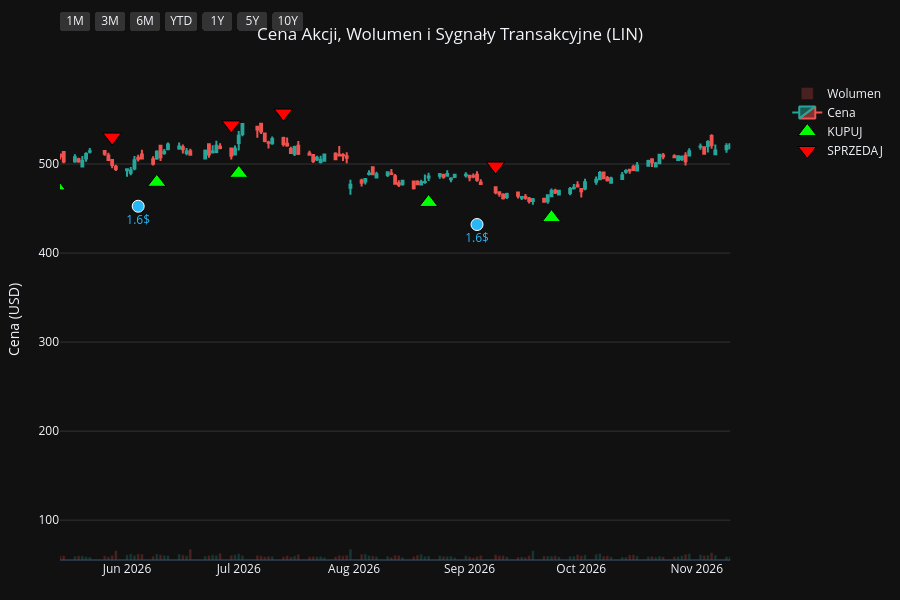
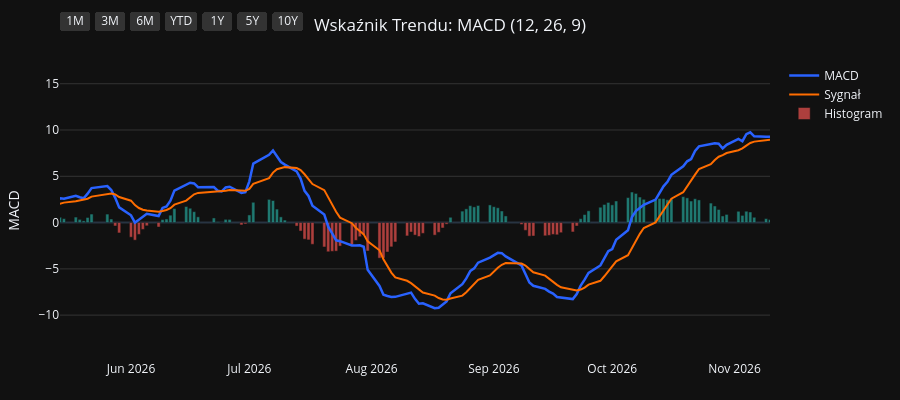
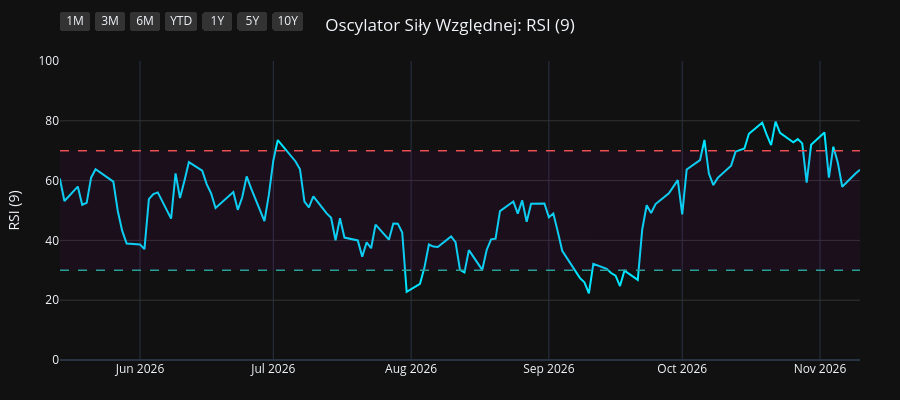
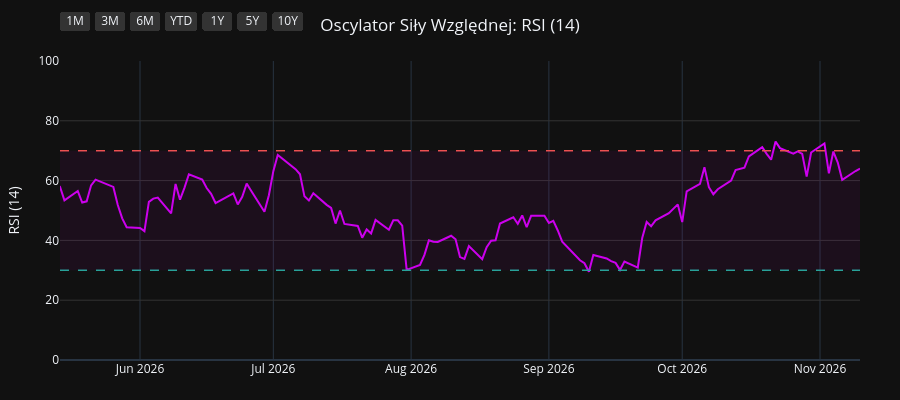

These figures' notebook cell, in order:
### Code cell
import os
import yfinance as yf
import pandas as pd
import pandas_ta as ta
import plotly.graph_objects as go
from plotly.subplots import make_subplots

# 1. Pobranie i przygotowanie danych
symbol = os.environ.get("STOCK_TICKER", "").strip().upper()
if not symbol:
    raise RuntimeError("Set STOCK_TICKER before running price_extractor.ipynb")
df = yf.Ticker(symbol).history(period="10y")
df.index = df.index.tz_localize(None)

# Wskaźniki i sygnały
df.ta.macd(fast=12, slow=26, signal=9, append=True)
df.ta.rsi(length=9, append=True)
df.ta.rsi(length=14, append=True)
df.ta.rsi(length=21, append=True)
df.dropna(inplace=True)

macd = df['MACD_12_26_9']
signal = df['MACDs_12_26_9']
wczorajszy_macd = macd.shift(1)
wczorajszy_signal = signal.shift(1)

df['Decyzja'] = 'BRAK'
df.loc[(macd > signal) & (wczorajszy_macd <= wczorajszy_signal), 'Decyzja'] = 'KUPUJ'
df.loc[(macd < signal) & (wczorajszy_macd >= wczorajszy_signal), 'Decyzja'] = 'SPRZEDAJ'

df_kupuj = df[df['Decyzja'] == 'KUPUJ']
df_sprzedaj = df[df['Decyzja'] == 'SPRZEDAJ']
df_dywidendy = df[df['Dividends'] > 0]
df_splity = df[df['Stock Splits'] > 0]

# Wspólna konfiguracja osi X
konfiguracja_osi_x = dict(
    type="date",
    showspikes=True, spikemode="across", spikesnap="cursor", spikedash="dot", spikecolor="#ffffff", spikethickness=1, hoverformat="%Y-%m-%d",
    rangeselector=dict(
        buttons=list([
            dict(count=1, label="1M", step="month", stepmode="backward"),
            dict(count=3, label="3M", step="month", stepmode="backward"),
            dict(count=6, label="6M", step="month", stepmode="backward"),
            dict(count=1, label="YTD", step="year", stepmode="todate"),
            dict(count=1, label="1Y", step="year", stepmode="backward"),
            dict(count=5, label="5Y", step="year", stepmode="backward"),
            dict(step="all", label="10Y")
        ]),
        bgcolor="#333333", activecolor="#2962ff", x=0, y=1.1
    )
)

# ==========================================
# WYKRES 1: CENA + WOLUMEN + SYGNAŁY
# ==========================================
fig1 = make_subplots(specs=[[{"secondary_y": True}]])

kolory_wolumenu = ['#26a69a' if row['Close'] >= row['Open'] else '#ef5350' for index, row in df.iterrows()]
fig1.add_trace(go.Bar(x=df.index, y=df['Volume'], marker_color=kolory_wolumenu, opacity=0.25, name='Wolumen'), secondary_y=True)
fig1.add_trace(go.Candlestick(x=df.index, open=df['Open'], high=df['High'], low=df['Low'], close=df['Close'], name='Cena', increasing_line_color='#26a69a', decreasing_line_color='#ef5350'), secondary_y=False)
fig1.add_trace(go.Scatter(x=df_kupuj.index, y=df_kupuj['Low'] * 0.95, customdata=df_kupuj[['Low', 'High']], mode='markers', marker=dict(symbol='triangle-up', size=16, color='#00ff00', line=dict(width=1, color='black')), name='KUPUJ', hovertemplate='KUPUJ<br>Najniższa: %{customdata[0]:.2f}<br>Najwyższa: %{customdata[1]:.2f}<extra></extra>'), secondary_y=False)
fig1.add_trace(go.Scatter(x=df_sprzedaj.index, y=df_sprzedaj['High'] * 1.05, customdata=df_sprzedaj[['Low', 'High']], mode='markers', marker=dict(symbol='triangle-down', size=16, color='#ff0000', line=dict(width=1, color='black')), name='SPRZEDAJ', hovertemplate='SPRZEDAJ<br>Najniższa: %{customdata[0]:.2f}<br>Najwyższa: %{customdata[1]:.2f}<extra></extra>'), secondary_y=False)

if not df_dywidendy.empty:
    fig1.add_trace(go.Scatter(x=df_dywidendy.index, y=df_dywidendy['Low'] * 0.90, mode='markers+text', marker=dict(symbol='circle', size=12, color='#29b6f6', line=dict(width=1, color='white')), text=df_dywidendy['Dividends'].apply(lambda x: f"{x}$"), textposition="bottom center", name='Dywidenda', showlegend=False, hovertemplate='Dywidenda: %{text}<extra></extra>', textfont=dict(color="#29b6f6")), secondary_y=False)
if not df_splity.empty:
                    fig1.add_trace(go.Scatter(x=df_splity.index, y=df_splity['High'], mode='markers+text', marker=dict(symbol='star', size=16, color='#ffee58', line=dict(width=1, color='black')), text=df_splity['Stock Splits'].apply(lambda x: f"{x:g}:1" if x >= 1 else f"1:{1 / x:g}"), textposition="top center", name='Split', hovertemplate='%{text}<extra></extra>', textfont=dict(color="#ffee58")), secondary_y=False)

fig1.update_layout(title=dict(text=f"Cena Akcji, Wolumen i Sygnały Transakcyjne ({symbol})", x=0.5, xanchor='center'), dragmode='pan', xaxis_rangeslider_visible=False, template='plotly_dark', height=600, hovermode='x unified', margin=dict(l=60, r=40, t=60, b=40))
fig1.update_xaxes(**konfiguracja_osi_x)
fig1.update_xaxes(range=[df.index.max() - pd.Timedelta(days=180), df.index.max()])
fig1.update_yaxes(title_text="Cena (USD)", secondary_y=False, gridcolor='#333333')
fig1.update_yaxes(range=[0, df['Volume'].max() * 4], showgrid=False, showticklabels=False, secondary_y=True)
fig1.show(config={'scrollZoom': True})

# ==========================================
# WYKRES 2: WSKAŹNIK MACD
# ==========================================
fig2 = go.Figure()
fig2.add_trace(go.Scatter(x=df.index, y=df['MACD_12_26_9'], line=dict(color='#2962ff', width=2.5), name='MACD'))
fig2.add_trace(go.Scatter(x=df.index, y=df['MACDs_12_26_9'], line=dict(color='#ff6d00', width=2), name='Sygnał'))
kolory_macd = ['#26a69a' if val >= 0 else '#ef5350' for val in df['MACDh_12_26_9']]
fig2.add_trace(go.Bar(x=df.index, y=df['MACDh_12_26_9'], marker_color=kolory_macd, name='Histogram', opacity=0.7))
fig2.update_layout(title=dict(text="Wskaźnik Trendu: MACD (12, 26, 9)", x=0.5, xanchor='center'), dragmode='pan', xaxis_rangeslider_visible=False, template='plotly_dark', height=400, hovermode='x unified', margin=dict(l=60, r=40, t=60, b=40))
fig2.update_xaxes(**konfiguracja_osi_x)
fig2.update_xaxes(range=[df.index.max() - pd.Timedelta(days=180), df.index.max()])
fig2.update_yaxes(title_text="MACD", gridcolor='#333333')
fig2.show(config={'scrollZoom': True})

# ==========================================
# WYKRES 3: OSCYLATOR RSI (9)
# ==========================================
fig3 = go.Figure()
fig3.add_trace(go.Scatter(x=df.index, y=df['RSI_9'], line=dict(color='#00e5ff', width=2), name='RSI (9)'))
fig3.add_hline(y=70, line_dash="dash", line_color="#ef5350", line_width=1.5)
fig3.add_hline(y=30, line_dash="dash", line_color="#26a69a", line_width=1.5)
fig3.add_hrect(y0=30, y1=70, line_width=0, fillcolor="purple", opacity=0.1)
fig3.update_layout(title=dict(text="Oscylator Siły Względnej: RSI (9)", x=0.5, xanchor='center'), dragmode='pan', xaxis_rangeslider_visible=False, template='plotly_dark', height=400, hovermode='x unified', margin=dict(l=60, r=40, t=60, b=40))
fig3.update_xaxes(**konfiguracja_osi_x)
fig3.update_xaxes(range=[df.index.max() - pd.Timedelta(days=180), df.index.max()])
fig3.update_yaxes(title_text="RSI (9)", range=[0, 100], gridcolor='#333333')
fig3.show(config={'scrollZoom': True})

# ==========================================
# WYKRES 4: OSCYLATOR RSI (14)
# ==========================================
fig4 = go.Figure()
fig4.add_trace(go.Scatter(x=df.index, y=df['RSI_14'], line=dict(color='#d500f9', width=2), name='RSI (14)'))
fig4.add_hline(y=70, line_dash="dash", line_color="#ef5350", line_width=1.5)
fig4.add_hline(y=30, line_dash="dash", line_color="#26a69a", line_width=1.5)
fig4.add_hrect(y0=30, y1=70, line_width=0, fillcolor="purple", opacity=0.1)
fig4.update_layout(title=dict(text="Oscylator Siły Względnej: RSI (14)", x=0.5, xanchor='center'), dragmode='pan', xaxis_rangeslider_visible=False, template='plotly_dark', height=400, hovermode='x unified', margin=dict(l=60, r=40, t=60, b=40))
fig4.update_xaxes(**konfiguracja_osi_x)
fig4.update_xaxes(range=[df.index.max() - pd.Timedelta(days=180), df.index.max()])
fig4.update_yaxes(title_text="RSI (14)", range=[0, 100], gridcolor='#333333')
fig4.show(config={'scrollZoom': True})

# ==========================================
# WYKRES 5: OSCYLATOR RSI (21)
# ==========================================
fig5 = go.Figure()
fig5.add_trace(go.Scatter(x=df.index, y=df['RSI_21'], line=dict(color='#64dd17', width=2), name='RSI (21)'))
fig5.add_hline(y=70, line_dash="dash", line_color="#ef5350", line_width=1.5)
fig5.add_hline(y=30, line_dash="dash", line_color="#26a69a", line_width=1.5)
fig5.add_hrect(y0=30, y1=70, line_width=0, fillcolor="purple", opacity=0.1)
fig5.update_layout(title=dict(text="Oscylator Siły Względnej: RSI (21)", x=0.5, xanchor='center'), dragmode='pan', xaxis_rangeslider_visible=False, template='plotly_dark', height=400, hovermode='x unified', margin=dict(l=60, r=40, t=60, b=40))
fig5.update_xaxes(**konfiguracja_osi_x)
fig5.update_xaxes(range=[df.index.max() - pd.Timedelta(days=180), df.index.max()])
fig5.update_yaxes(title_text="RSI (21)", range=[0, 100], gridcolor='#333333')
fig5.show(config={'scrollZoom': True})

### Figure 1 — Plotly figure (JSON) as saved in the notebook; plotly's stock layout.template omitted (floating-point values rounded to 4 significant figures; data arrays with more than 128 entries replaced by an {"elided": "..."} marker saying what was removed)
{"data": [{"marker": {"color": {"elided": "2479 str values"}}, "name": "Wolumen", "opacity": 0.25, "type": "bar", "x": {"elided": "2479 str values"}, "xaxis": "x", "y": {"elided": "2479 int values"}, "yaxis": "y2"}, {"close": {"elided": "2479 float values"}, "decreasing": {"line": {"color": "#ef5350"}}, "high": {"elided": "2479 float values"}, "increasing": {"line": {"color": "#26a69a"}}, "low": {"elided": "2479 float values"}, "name": "Cena", "open": {"elided": "2479 float values"}, "type": "candlestick", "x": {"elided": "2479 str values"}, "xaxis": "x", "yaxis": "y"}, {"customdata": {"elided": "103x2 float values"}, "hovertemplate": "KUPUJ<br>Najniższa: %{customdata[0]:.2f}<br>Najwyższa: %{customdata[1]:.2f}<extra></extra>", "marker": {"color": "#00ff00", "line": {"color": "black", "width": 1}, "size": 16, "symbol": "triangle-up"}, "mode": "markers", "name": "KUPUJ", "type": "scatter", "x": ["2017-01-24T00:00:00", "2017-02-15T00:00:00", "2017-03-20T00:00:00", "2017-03-28T00:00:00", "2017-04-21T00:00:00", "2017-06-01T00:00:00", "2017-06-09T00:00:00", "2017-07-19T00:00:00", "2017-08-16T00:00:00", "2017-09-06T00:00:00", "2017-10-26T00:00:00", "2017-11-21T00:00:00", "2017-12-21T00:00:00", "2017-12-28T00:00:00", "2018-02-23T00:00:00", "2018-03-06T00:00:00", "2018-04-10T00:00:00", "2018-06-06T00:00:00", "2018-07-05T00:00:00", "2018-08-27T00:00:00", "2018-10-22T00:00:00", "2018-11-07T00:00:00", "2018-11-30T00:00:00", "2018-12-12T00:00:00", "2018-12-28T00:00:00", "2019-02-12T00:00:00", "2019-03-14T00:00:00", "2019-04-02T00:00:00", "2019-05-14T00:00:00", "2019-06-04T00:00:00", "2019-08-29T00:00:00", "2019-10-11T00:00:00", "2019-12-13T00:00:00", "2020-01-16T00:00:00", "2020-02-05T00:00:00", "2020-03-26T00:00:00", "2020-05-08T00:00:00", "2020-05-18T00:00:00", "2020-07-02T00:00:00", "2020-09-02T00:00:00", "2020-10-09T00:00:00", "2020-10-23T00:00:00", "2020-11-03T00:00:00", "2020-12-18T00:00:00", "2020-12-24T00:00:00", "2021-02-08T00:00:00", "2021-02-23T00:00:00", "2021-03-02T00:00:00", "2021-03-08T00:00:00", "2021-04-16T00:00:00", "2021-05-07T00:00:00", "2021-06-30T00:00:00", "2021-07-21T00:00:00", "2021-08-30T00:00:00", "2021-10-14T00:00:00", "2021-12-09T00:00:00", "2022-02-18T00:00:00", "2022-02-28T00:00:00", "2022-03-10T00:00:00", "2022-05-17T00:00:00", "2022-07-18T00:00:00", "2022-09-12T00:00:00", "2022-10-04T00:00:00", "2023-01-12T00:00:00", "2023-02-07T00:00:00", "2023-02-24T00:00:00", "2023-03-28T00:00:00", "2023-05-01T00:00:00", "2023-06-07T00:00:00", "2023-07-14T00:00:00", "2023-08-29T00:00:00", "2023-10-10T00:00:00", "2023-10-30T00:00:00", "2024-02-02T00:00:00", "2024-02-06T00:00:00", "2024-05-13T00:00:00", "2024-07-12T00:00:00", "2024-08-15T00:00:00", "2024-09-24T00:00:00", "2024-10-15T00:00:00", "2024-11-25T00:00:00", "2025-01-08T00:00:00", "2025-03-31T00:00:00", "2025-04-17T00:00:00", "2025-07-01T00:00:00", "2025-07-24T00:00:00", "2025-08-07T00:00:00", "2025-09-12T00:00:00", "2025-09-23T00:00:00", "2025-11-12T00:00:00", "2025-11-26T00:00:00", "2025-12-11T00:00:00", "2026-01-22T00:00:00", "2026-02-12T00:00:00", "2026-04-02T00:00:00", "2026-04-08T00:00:00", "2026-04-24T00:00:00", "2026-05-01T00:00:00", "2026-05-13T00:00:00", "2026-06-09T00:00:00", "2026-07-01T00:00:00", "2026-08-21T00:00:00", "2026-09-23T00:00:00"], "xaxis": "x", "y": [94.8, 94.56, 96.23, 96.03, 97.12, 107.7, 109.6, 109.9, 108.0, 107.2, 118.3, 124.4, 127.5, 127.5, 126.6, 126.6, 121.0, 132.3, 135.0, 132.2, 135.3, 138.4, 132.2, 134.4, 131.3, 138.8, 147.5, 150.5, 153.1, 158.9, 160.1, 165.3, 179.9, 182.8, 184.1, 146.3, 160.2, 162.8, 190.4, 223.6, 208.9, 204.5, 202.8, 222.6, 223.7, 224.4, 219.7, 222.1, 218.5, 254.4, 261.8, 254.8, 258.0, 278.4, 269.6, 294.4, 266.0, 256.5, 250.6, 281.7, 248.0, 262.1, 255.0, 294.7, 288.4, 291.8, 312.8, 336.0, 326.6, 343.1, 345.7, 342.9, 341.6, 370.7, 377.2, 398.9, 402.9, 416.5, 440.0, 441.6, 419.2, 384.5, 426.9, 418.8, 438.2, 432.1, 436.8, 449.1, 444.9, 398.3, 381.5, 371.5, 413.8, 441.7, 466.6, 455.7, 473.6, 473.8, 475.4, 479.5, 489.5, 456.8, 439.9], "yaxis": "y"}, {"customdata": {"elided": "102x2 float values"}, "hovertemplate": "SPRZEDAJ<br>Najniższa: %{customdata[0]:.2f}<br>Najwyższa: %{customdata[1]:.2f}<extra></extra>", "marker": {"color": "#ff0000", "line": {"color": "black", "width": 1}, "size": 16, "symbol": "triangle-down"}, "mode": "markers", "name": "SPRZEDAJ", "type": "scatter", "x": ["2017-02-03T00:00:00", "2017-03-10T00:00:00", "2017-03-21T00:00:00", "2017-04-13T00:00:00", "2017-05-18T00:00:00", "2017-06-07T00:00:00", "2017-06-15T00:00:00", "2017-07-27T00:00:00", "2017-09-05T00:00:00", "2017-10-10T00:00:00", "2017-11-10T00:00:00", "2017-12-04T00:00:00", "2017-12-26T00:00:00", "2018-01-22T00:00:00", "2018-02-28T00:00:00", "2018-03-19T00:00:00", "2018-05-24T00:00:00", "2018-06-18T00:00:00", "2018-07-23T00:00:00", "2018-10-09T00:00:00", "2018-11-02T00:00:00", "2018-11-09T00:00:00", "2018-12-07T00:00:00", "2018-12-20T00:00:00", "2019-02-11T00:00:00", "2019-03-04T00:00:00", "2019-03-22T00:00:00", "2019-04-15T00:00:00", "2019-05-30T00:00:00", "2019-06-24T00:00:00", "2019-10-02T00:00:00", "2019-11-22T00:00:00", "2020-01-02T00:00:00", "2020-01-23T00:00:00", "2020-02-24T00:00:00", "2020-05-05T00:00:00", "2020-05-13T00:00:00", "2020-06-12T00:00:00", "2020-07-30T00:00:00", "2020-09-03T00:00:00", "2020-10-15T00:00:00", "2020-10-26T00:00:00", "2020-12-02T00:00:00", "2020-12-22T00:00:00", "2021-01-15T00:00:00", "2021-02-17T00:00:00", "2021-02-26T00:00:00", "2021-03-03T00:00:00", "2021-04-14T00:00:00", "2021-04-19T00:00:00", "2021-05-19T00:00:00", "2021-07-19T00:00:00", "2021-08-26T00:00:00", "2021-08-31T00:00:00", "2021-11-17T00:00:00", "2022-01-06T00:00:00", "2022-02-23T00:00:00", "2022-03-01T00:00:00", "2022-04-08T00:00:00", "2022-06-10T00:00:00", "2022-08-22T00:00:00", "2022-09-20T00:00:00", "2022-11-29T00:00:00", "2023-02-06T00:00:00", "2023-02-16T00:00:00", "2023-03-10T00:00:00", "2023-04-26T00:00:00", "2023-05-02T00:00:00", "2023-07-05T00:00:00", "2023-08-03T00:00:00", "2023-09-20T00:00:00", "2023-10-19T00:00:00", "2023-12-01T00:00:00", "2024-02-05T00:00:00", "2024-03-18T00:00:00", "2024-07-01T00:00:00", "2024-08-06T00:00:00", "2024-09-06T00:00:00", "2024-10-01T00:00:00", "2024-10-24T00:00:00", "2024-12-09T00:00:00", "2025-02-21T00:00:00", "2025-04-04T00:00:00", "2025-06-13T00:00:00", "2025-07-11T00:00:00", "2025-07-30T00:00:00", "2025-09-02T00:00:00", "2025-09-16T00:00:00", "2025-09-24T00:00:00", "2025-11-24T00:00:00", "2025-12-08T00:00:00", "2026-01-20T00:00:00", "2026-02-06T00:00:00", "2026-03-05T00:00:00", "2026-04-07T00:00:00", "2026-04-15T00:00:00", "2026-04-30T00:00:00", "2026-05-04T00:00:00", "2026-05-28T00:00:00", "2026-06-29T00:00:00", "2026-07-13T00:00:00", "2026-09-08T00:00:00"], "xaxis": "x", "y": [105.5, 106.1, 107.0, 107.1, 115.9, 122.6, 122.5, 122.9, 118.7, 129.5, 135.6, 140.8, 141.0, 148.3, 141.7, 140.4, 146.8, 147.0, 152.7, 152.5, 150.7, 152.7, 147.6, 146.4, 151.3, 158.1, 162.6, 169.8, 173.4, 192.8, 176.7, 195.8, 204.6, 200.0, 202.6, 177.4, 175.1, 197.3, 234.0, 250.5, 223.0, 223.8, 249.4, 247.1, 254.2, 242.9, 240.9, 243.8, 279.2, 282.7, 288.9, 279.1, 307.0, 308.5, 328.2, 340.2, 292.5, 288.6, 317.8, 310.8, 295.2, 281.7, 334.3, 323.6, 327.7, 347.3, 367.4, 373.0, 376.7, 387.3, 392.8, 377.5, 420.7, 407.4, 483.9, 449.5, 460.2, 478.4, 488.8, 489.4, 462.5, 477.2, 483.8, 488.3, 485.0, 487.8, 492.8, 495.6, 499.1, 427.3, 415.3, 452.2, 476.2, 517.0, 522.1, 521.3, 529.6, 528.2, 530.2, 543.9, 557.2, 497.7], "yaxis": "y"}, {"hovertemplate": "Dywidenda: %{text}<extra></extra>", "marker": {"color": "#29b6f6", "line": {"color": "white", "width": 1}, "size": 12, "symbol": "circle"}, "mode": "markers+text", "name": "Dywidenda", "showlegend": false, "text": ["0.788$", "0.788$", "0.788$", "0.788$", "0.825$", "0.825$", "0.825$", "0.825$", "0.875$", "0.875$", "0.875$", "0.875$", "0.963$", "0.963$", "0.963$", "0.963$", "1.06$", "1.06$", "1.06$", "1.06$", "1.17$", "1.17$", "1.17$", "1.17$", "1.275$", "1.275$", "1.275$", "1.275$", "1.39$", "1.39$", "1.39$", "1.39$", "1.5$", "1.5$", "1.5$", "1.5$", "1.6$", "1.6$", "1.6$"], "textfont": {"color": "#29b6f6"}, "textposition": "bottom center", "type": "scatter", "x": ["2017-03-03T00:00:00", "2017-06-05T00:00:00", "2017-09-07T00:00:00", "2017-12-06T00:00:00", "2018-03-06T00:00:00", "2018-06-06T00:00:00", "2018-08-03T00:00:00", "2018-12-17T00:00:00", "2019-03-07T00:00:00", "2019-05-31T00:00:00", "2019-08-30T00:00:00", "2019-12-02T00:00:00", "2020-03-05T00:00:00", "2020-06-02T00:00:00", "2020-09-02T00:00:00", "2020-12-02T00:00:00", "2021-03-04T00:00:00", "2021-06-02T00:00:00", "2021-09-02T00:00:00", "2021-12-02T00:00:00", "2022-03-10T00:00:00", "2022-06-02T00:00:00", "2022-09-01T00:00:00", "2022-12-01T00:00:00", "2023-03-13T00:00:00", "2023-06-01T00:00:00", "2023-09-01T00:00:00", "2023-12-01T00:00:00", "2024-03-13T00:00:00", "2024-06-04T00:00:00", "2024-09-04T00:00:00", "2024-12-03T00:00:00", "2025-03-13T00:00:00", "2025-06-04T00:00:00", "2025-09-04T00:00:00", "2025-12-03T00:00:00", "2026-03-11T00:00:00", "2026-06-04T00:00:00", "2026-09-03T00:00:00"], "xaxis": "x", "y": [90.69, 103.5, 102.9, 118.1, 119.9, 125.4, 130.2, 124.9, 134.6, 145.8, 152.6, 163.4, 160.3, 168.8, 211.9, 208.6, 202.5, 250.9, 263.9, 269.5, 237.4, 274.6, 233.4, 285.3, 287.4, 304.9, 335.7, 356.2, 409.5, 374.7, 413.4, 401.5, 394.8, 415.1, 416.1, 361.8, 421.3, 452.6, 432.0], "yaxis": "y"}], "layout": {"dragmode": "pan", "height": 600, "hovermode": "x unified", "margin": {"b": 40, "l": 60, "r": 40, "t": 60}, "title": {"text": "Cena Akcji, Wolumen i Sygnały Transakcyjne (LIN)", "x": 0.5, "xanchor": "center"}, "xaxis": {"anchor": "y", "domain": [0.0, 0.94], "hoverformat": "%Y-%m-%d", "range": ["2026-05-14T00:00:00", "2026-11-10T00:00:00"], "rangeselector": {"activecolor": "#2962ff", "bgcolor": "#333333", "buttons": [{"count": 1, "label": "1M", "step": "month", "stepmode": "backward"}, {"count": 3, "label": "3M", "step": "month", "stepmode": "backward"}, {"count": 6, "label": "6M", "step": "month", "stepmode": "backward"}, {"count": 1, "label": "YTD", "step": "year", "stepmode": "todate"}, {"count": 1, "label": "1Y", "step": "year", "stepmode": "backward"}, {"count": 5, "label": "5Y", "step": "year", "stepmode": "backward"}, {"label": "10Y", "step": "all"}], "x": 0, "y": 1.1}, "rangeslider": {"visible": false}, "showspikes": true, "spikecolor": "#ffffff", "spikedash": "dot", "spikemode": "across", "spikesnap": "cursor", "spikethickness": 1, "type": "date"}, "yaxis": {"anchor": "x", "domain": [0.0, 1.0], "gridcolor": "#333333", "title": {"text": "Cena (USD)"}}, "yaxis2": {"anchor": "x", "overlaying": "y", "range": [0, 229502400], "showgrid": false, "showticklabels": false, "side": "right"}}}

### Figure 2 — Plotly figure (JSON) as saved in the notebook; plotly's stock layout.template omitted (floating-point values rounded to 4 significant figures; data arrays with more than 128 entries replaced by an {"elided": "..."} marker saying what was removed)
{"data": [{"line": {"color": "#2962ff", "width": 2.5}, "name": "MACD", "type": "scatter", "x": {"elided": "2479 str values"}, "y": {"elided": "2479 float values"}}, {"line": {"color": "#ff6d00", "width": 2}, "name": "Sygnał", "type": "scatter", "x": {"elided": "2479 str values"}, "y": {"elided": "2479 float values"}}, {"marker": {"color": {"elided": "2479 str values"}}, "name": "Histogram", "opacity": 0.7, "type": "bar", "x": {"elided": "2479 str values"}, "y": {"elided": "2479 float values"}}], "layout": {"dragmode": "pan", "height": 400, "hovermode": "x unified", "margin": {"b": 40, "l": 60, "r": 40, "t": 60}, "title": {"text": "Wskaźnik Trendu: MACD (12, 26, 9)", "x": 0.5, "xanchor": "center"}, "xaxis": {"hoverformat": "%Y-%m-%d", "range": ["2026-05-14T00:00:00", "2026-11-10T00:00:00"], "rangeselector": {"activecolor": "#2962ff", "bgcolor": "#333333", "buttons": [{"count": 1, "label": "1M", "step": "month", "stepmode": "backward"}, {"count": 3, "label": "3M", "step": "month", "stepmode": "backward"}, {"count": 6, "label": "6M", "step": "month", "stepmode": "backward"}, {"count": 1, "label": "YTD", "step": "year", "stepmode": "todate"}, {"count": 1, "label": "1Y", "step": "year", "stepmode": "backward"}, {"count": 5, "label": "5Y", "step": "year", "stepmode": "backward"}, {"label": "10Y", "step": "all"}], "x": 0, "y": 1.1}, "rangeslider": {"visible": false}, "showspikes": true, "spikecolor": "#ffffff", "spikedash": "dot", "spikemode": "across", "spikesnap": "cursor", "spikethickness": 1, "type": "date"}, "yaxis": {"gridcolor": "#333333", "title": {"text": "MACD"}}}}

### Figure 3 — Plotly figure (JSON) as saved in the notebook; plotly's stock layout.template omitted (floating-point values rounded to 4 significant figures; data arrays with more than 128 entries replaced by an {"elided": "..."} marker saying what was removed)
{"data": [{"line": {"color": "#00e5ff", "width": 2}, "name": "RSI (9)", "type": "scatter", "x": {"elided": "2479 str values"}, "y": {"elided": "2479 float values"}}], "layout": {"dragmode": "pan", "height": 400, "hovermode": "x unified", "margin": {"b": 40, "l": 60, "r": 40, "t": 60}, "shapes": [{"line": {"color": "#ef5350", "dash": "dash", "width": 1.5}, "type": "line", "x0": 0, "x1": 1, "xref": "x domain", "y0": 70, "y1": 70, "yref": "y"}, {"line": {"color": "#26a69a", "dash": "dash", "width": 1.5}, "type": "line", "x0": 0, "x1": 1, "xref": "x domain", "y0": 30, "y1": 30, "yref": "y"}, {"fillcolor": "purple", "line": {"width": 0}, "opacity": 0.1, "type": "rect", "x0": 0, "x1": 1, "xref": "x domain", "y0": 30, "y1": 70, "yref": "y"}], "title": {"text": "Oscylator Siły Względnej: RSI (9)", "x": 0.5, "xanchor": "center"}, "xaxis": {"hoverformat": "%Y-%m-%d", "range": ["2026-05-14T00:00:00", "2026-11-10T00:00:00"], "rangeselector": {"activecolor": "#2962ff", "bgcolor": "#333333", "buttons": [{"count": 1, "label": "1M", "step": "month", "stepmode": "backward"}, {"count": 3, "label": "3M", "step": "month", "stepmode": "backward"}, {"count": 6, "label": "6M", "step": "month", "stepmode": "backward"}, {"count": 1, "label": "YTD", "step": "year", "stepmode": "todate"}, {"count": 1, "label": "1Y", "step": "year", "stepmode": "backward"}, {"count": 5, "label": "5Y", "step": "year", "stepmode": "backward"}, {"label": "10Y", "step": "all"}], "x": 0, "y": 1.1}, "rangeslider": {"visible": false}, "showspikes": true, "spikecolor": "#ffffff", "spikedash": "dot", "spikemode": "across", "spikesnap": "cursor", "spikethickness": 1, "type": "date"}, "yaxis": {"gridcolor": "#333333", "range": [0, 100], "title": {"text": "RSI (9)"}}}}

### Figure 4 — Plotly figure (JSON) as saved in the notebook; plotly's stock layout.template omitted (floating-point values rounded to 4 significant figures; data arrays with more than 128 entries replaced by an {"elided": "..."} marker saying what was removed)
{"data": [{"line": {"color": "#d500f9", "width": 2}, "name": "RSI (14)", "type": "scatter", "x": {"elided": "2479 str values"}, "y": {"elided": "2479 float values"}}], "layout": {"dragmode": "pan", "height": 400, "hovermode": "x unified", "margin": {"b": 40, "l": 60, "r": 40, "t": 60}, "shapes": [{"line": {"color": "#ef5350", "dash": "dash", "width": 1.5}, "type": "line", "x0": 0, "x1": 1, "xref": "x domain", "y0": 70, "y1": 70, "yref": "y"}, {"line": {"color": "#26a69a", "dash": "dash", "width": 1.5}, "type": "line", "x0": 0, "x1": 1, "xref": "x domain", "y0": 30, "y1": 30, "yref": "y"}, {"fillcolor": "purple", "line": {"width": 0}, "opacity": 0.1, "type": "rect", "x0": 0, "x1": 1, "xref": "x domain", "y0": 30, "y1": 70, "yref": "y"}], "title": {"text": "Oscylator Siły Względnej: RSI (14)", "x": 0.5, "xanchor": "center"}, "xaxis": {"hoverformat": "%Y-%m-%d", "range": ["2026-05-14T00:00:00", "2026-11-10T00:00:00"], "rangeselector": {"activecolor": "#2962ff", "bgcolor": "#333333", "buttons": [{"count": 1, "label": "1M", "step": "month", "stepmode": "backward"}, {"count": 3, "label": "3M", "step": "month", "stepmode": "backward"}, {"count": 6, "label": "6M", "step": "month", "stepmode": "backward"}, {"count": 1, "label": "YTD", "step": "year", "stepmode": "todate"}, {"count": 1, "label": "1Y", "step": "year", "stepmode": "backward"}, {"count": 5, "label": "5Y", "step": "year", "stepmode": "backward"}, {"label": "10Y", "step": "all"}], "x": 0, "y": 1.1}, "rangeslider": {"visible": false}, "showspikes": true, "spikecolor": "#ffffff", "spikedash": "dot", "spikemode": "across", "spikesnap": "cursor", "spikethickness": 1, "type": "date"}, "yaxis": {"gridcolor": "#333333", "range": [0, 100], "title": {"text": "RSI (14)"}}}}
